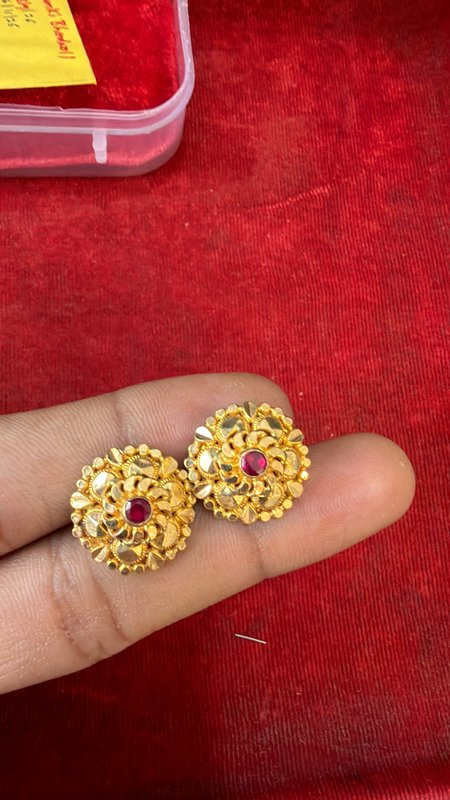
#> input picture scripts/thumbs/01_Earrings_Set_1_0423__IMG_0423.JPG.jpeg.jpg, 450 x 800 px, found by its file name; its folder holds only this picture in this run
$ python crop_salient.py
#> lines starting #> are read from the running program, lines starting #| are printed output that depends on the picture; after the words box and inside, x2 and y2 are one past the last pixel; in counts of white or black regions, pixels touching at a corner belong together
import os
import cv2
import numpy as np
from PIL import Image

thumb_dir = os.path.join('scripts', 'thumbs')
crop_dir = os.path.join('scripts', 'crops')
os.makedirs(crop_dir, exist_ok=True)

# Let's crop the salient object from each thumbnail and save it
descriptions = {}

for fname in sorted(os.listdir(thumb_dir)):
    if not fname.endswith('.jpg'):
        continue
    img_p = os.path.join(thumb_dir, fname)
    img = cv2.imread(img_p)
#> img is the input picture: shape (800, 450, 3); mean B, G, R 50, 54.9, 163.8
    h, w = img.shape[:2]
#> h = 800; w = 450

    hsv = cv2.cvtColor(img, cv2.COLOR_BGR2HSV)
#> hsv: shape (800, 450, 3); mean H, S, V 120.7, 195.8, 163.8
    mask1 = cv2.inRange(hsv, np.array([0, 50, 40]), np.array([10, 255, 255]))
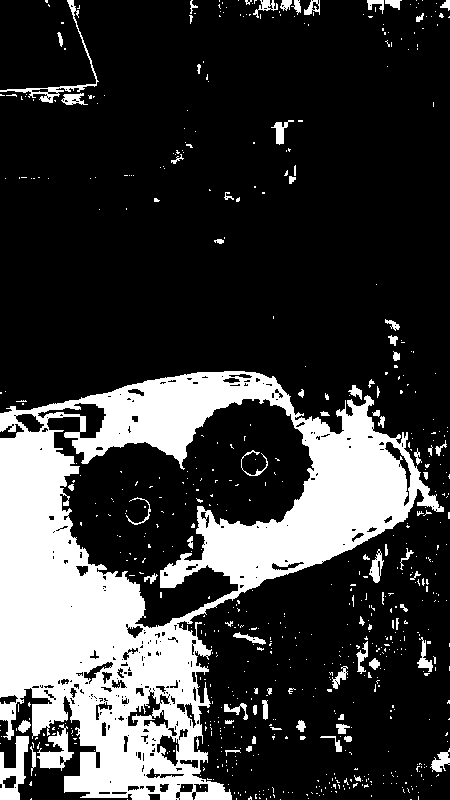
#> mask1: shape (800, 450); 23.1% white; 682 white regions (605 under 20 px), largest, box (x1, y1, x2, y2) and area: (0, 371, 444, 800) 73676, (0, 736, 29, 800) 956, (37, 724, 74, 771) 728
    mask2 = cv2.inRange(hsv, np.array([170, 50, 40]), np.array([180, 255, 255]))
#> mask2: shape (800, 450); 65.5% white; 614 black regions (540 under 20 px), largest, box (x1, y1, x2, y2) and area: (0, 371, 444, 800) 106226, (0, 0, 99, 103) 7877, (153, 0, 193, 127) 1116
    red_mask = mask1 | mask2
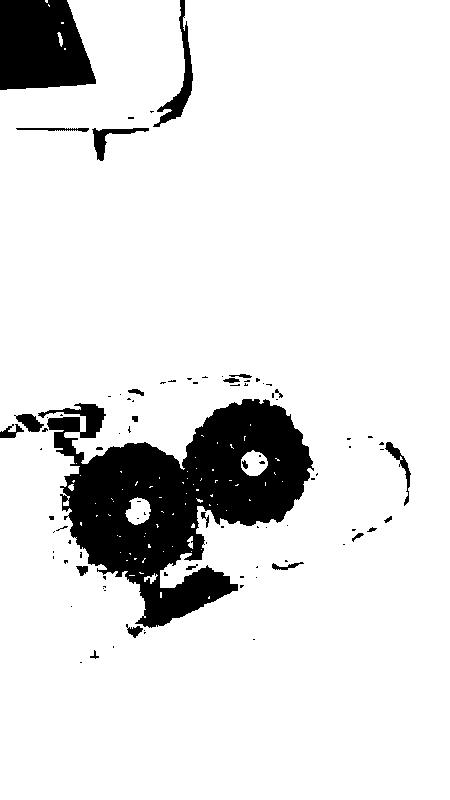
#> red_mask: shape (800, 450); 88.6% white; 93 black regions (70 under 20 px), largest, box (x1, y1, x2, y2) and area: (38, 399, 314, 628) 29993, (0, 0, 96, 90) 7144, (153, 0, 193, 127) 1116

    # If dominant red background
    if np.sum(red_mask > 0) / (w * h) > 0.4:
        # Foreground is NOT red
        fg_mask = cv2.bitwise_not(red_mask)
        # Clean up noise
        kernel = cv2.getStructuringElement(cv2.MORPH_ELLIPSE, (7, 7))
        fg_mask = cv2.morphologyEx(fg_mask, cv2.MORPH_OPEN, kernel)
#> fg_mask: shape (800, 450); 10.5% white; 14 white regions, largest, box (x1, y1, x2, y2) and area: (63, 399, 313, 628) 27630, (0, 0, 96, 90) 7136, (160, 62, 193, 123) 701
        fg_mask = cv2.morphologyEx(fg_mask, cv2.MORPH_CLOSE, kernel)
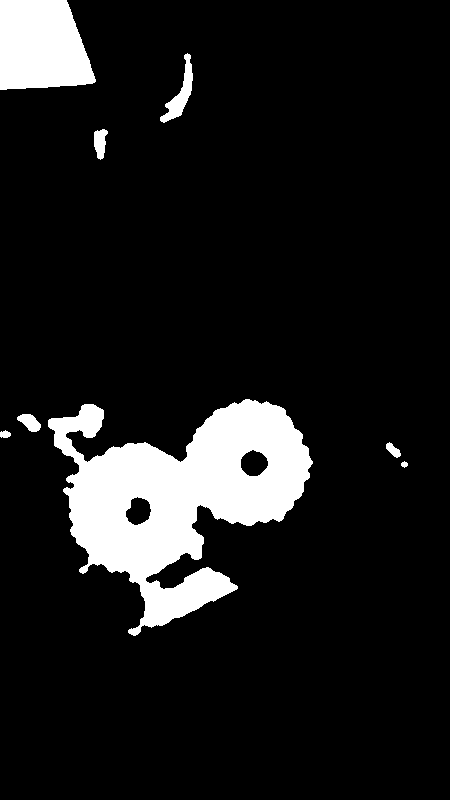
#> fg_mask: shape (800, 450); 10.7% white; 8 white regions

        contours, _ = cv2.findContours(fg_mask, cv2.RETR_EXTERNAL, cv2.CHAIN_APPROX_SIMPLE)
#> contours = 8 contours; box (x1, y1, x2, y2) and area: (48, 399, 313, 636) 30283, (0, 0, 96, 90) 7042, (160, 53, 193, 123) 679, (94, 129, 108, 160) 263, (17, 414, 41, 432) 239, (386, 442, 401, 458) 108, (0, 430, 11, 438) 52, (401, 461, 408, 468) 24
        if contours:
            # Find largest or combined bounding box
            large_cnts = [c for c in contours if cv2.contourArea(c) > (w * h * 0.005)]
#> large_cnts = 2 contours; box (x1, y1, x2, y2) and area: (48, 399, 313, 636) 30283, (0, 0, 96, 90) 7042
            if large_cnts:
                all_pts = np.vstack(large_cnts)
#> all_pts = contour of 818 points, box (x1, y1, x2, y2) (0, 0, 313, 636), area 24956
                bx, by, bw, bh = cv2.boundingRect(all_pts)
#> bx = 0; by = 0; bw = 313; bh = 636
                # Expand slightly
                pad = 10
                x1, y1 = max(0, bx - pad), max(0, by - pad)
#> x1 = 0; y1 = 0
                x2, y2 = min(w, bx + bw + pad), min(h, by + bh + pad)
#> x2 = 323; y2 = 646
                crop = img[y1:y2, x1:x2]
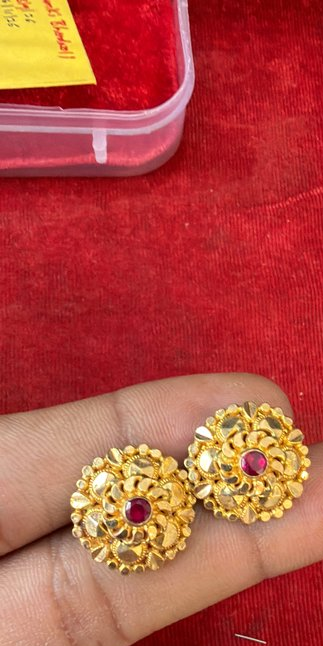
#> crop: shape (646, 323, 3); mean B, G, R 64.5, 76, 180.9
            else:
                crop = img
        else:
            crop = img
    else:
        # Not a red background - might be closeup or grey background
        crop = img

    crop_path = os.path.join(crop_dir, fname)
    cv2.imwrite(crop_path, crop)

    # Get mean color of cropped foreground object
    crop_hsv = cv2.cvtColor(crop, cv2.COLOR_BGR2HSV)
#> crop_hsv: shape (646, 323, 3); mean H, S, V 111.4, 178.7, 180.9
    # Exclude red if any
    mask1_c = cv2.inRange(crop_hsv, np.array([0, 50, 40]), np.array([10, 255, 255]))
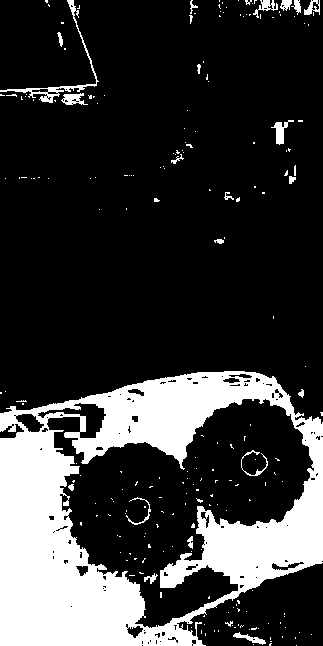
#> mask1_c: shape (646, 323); 21.6% white; 219 white regions (195 under 20 px), largest, box (x1, y1, x2, y2) and area: (0, 371, 323, 646) 42042, (0, 0, 99, 103) 664, (271, 120, 294, 145) 213
    mask2_c = cv2.inRange(crop_hsv, np.array([170, 50, 40]), np.array([180, 255, 255]))
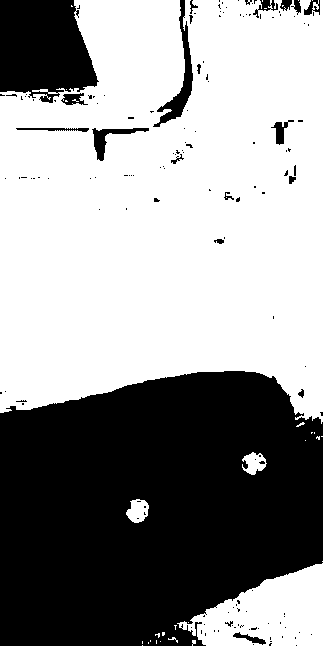
#> mask2_c: shape (646, 323); 59% white; 151 black regions (130 under 20 px), largest, box (x1, y1, x2, y2) and area: (0, 371, 323, 646) 74090, (0, 0, 99, 103) 7877, (153, 0, 193, 127) 1116
    non_red = cv2.bitwise_not(mask1_c | mask2_c)
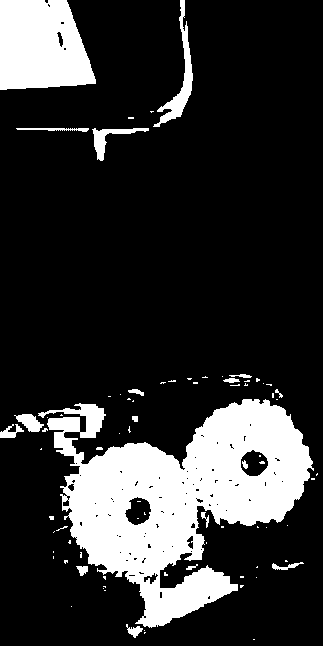
#> non_red: shape (646, 323); 19.4% white; 79 white regions (61 under 20 px), largest, box (x1, y1, x2, y2) and area: (38, 399, 314, 628) 29993, (0, 0, 96, 90) 7144, (153, 0, 193, 127) 1116

    mean_val = cv2.mean(crop, mask=non_red)[:3]
#> mean_val = (94.41, 166.1, 207.6)
    gold_cnt = np.sum(cv2.inRange(crop_hsv, np.array([15, 40, 70]), np.array([35, 255, 255])) > 0)
#> gold_cnt = 28228
    white_cnt = np.sum(cv2.inRange(crop_hsv, np.array([0, 0, 180]), np.array([180, 60, 255])) > 0)
#> white_cnt = 2478

    total_pix = crop.shape[0] * crop.shape[1]
#> total_pix = 208658
    descriptions[fname] = {
        'crop_shape': f"{crop.shape[1]}x{crop.shape[0]}",
        'fg_bgr': [round(v, 1) for v in mean_val],
        'gold_ratio': round(gold_cnt / total_pix, 3),
        'white_ratio': round(white_cnt / total_pix, 3)
    }

print("Cropped salient areas and computed foreground properties.")

$ run again, on scripts/thumbs/02_Earrings_Set_2_0437__IMG_0437.JPG.jpeg.jpg
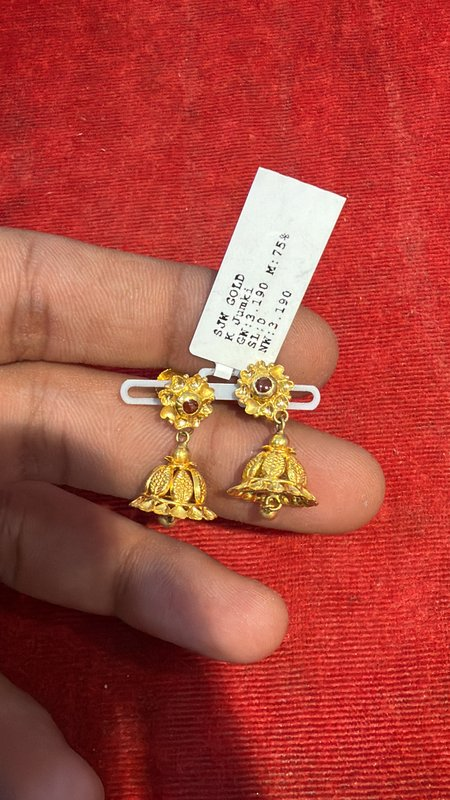
#> input picture scripts/thumbs/02_Earrings_Set_2_0437__IMG_0437.JPG.jpeg.jpg, 450 x 800 px, found by its file name
#> img is the input picture: shape (800, 450, 3); mean B, G, R 61.3, 70.8, 172.3
#> hsv: shape (800, 450, 3); mean H, S, V 27.2, 170.7, 172.6
#> `mask1 = cv2.inRange(hsv, np.array([0, 50, 40]), np.array([10, 255, 255..`:
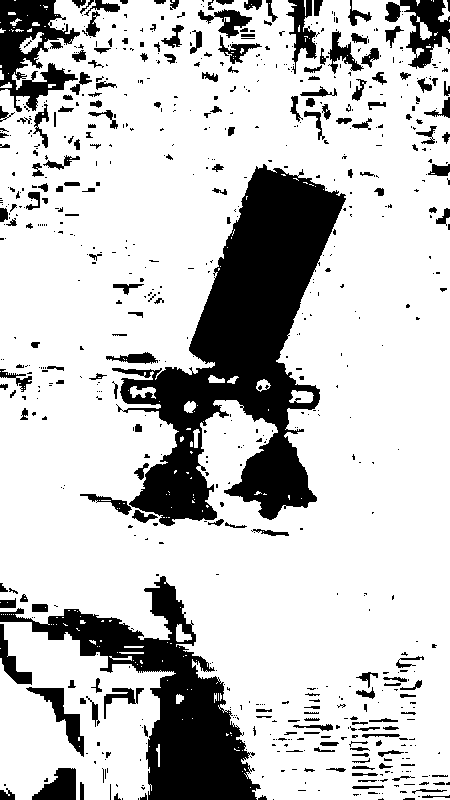
#> mask1: shape (800, 450); 78.1% white; 722 black regions (518 under 20 px), largest, box (x1, y1, x2, y2) and area: (112, 164, 346, 526) 34520, (0, 576, 261, 800) 17138, (0, 0, 80, 112) 4528
#> mask2: shape (800, 450); 12.1% white; 620 white regions (431 under 20 px), largest, box (x1, y1, x2, y2) and area: (0, 576, 261, 800) 17093, (0, 0, 80, 112) 4528, (385, 0, 450, 69) 2005
#> red_mask: shape (800, 450); 90.1% white; 132 black regions (112 under 20 px), largest, box (x1, y1, x2, y2) and area: (116, 168, 346, 526) 33681, (106, 352, 158, 364) 332, (0, 369, 32, 392) 226
#> contours = 6 contours, 1 with area under 20; largest, box (x1, y1, x2, y2) and area: (121, 168, 345, 526) 32828, (127, 352, 155, 364) 206, (305, 400, 318, 410) 66, (304, 385, 318, 394) 66, (135, 425, 142, 432) 24
#> large_cnts = 1 contour; box (x1, y1, x2, y2) and area: (121, 168, 345, 526) 32828
#> all_pts = contour of 806 points, box (x1, y1, x2, y2) (121, 168, 345, 526), area 32828
#> bx = 121; by = 168; bw = 224; bh = 358
#> x1 = 111; y1 = 158
#> x2 = 355; y2 = 536
#> crop_hsv: shape (378, 244, 3); mean H, S, V 20, 127.2, 193
#> mask1_c: shape (378, 244); 60.4% white; 125 black regions (107 under 20 px), largest, box (x1, y1, x2, y2) and area: (1, 6, 235, 368) 34520, (0, 194, 47, 206) 315, (0, 340, 21, 357) 188
#> mask2_c: shape (378, 244); 1.9% white; 78 white regions (64 under 20 px), largest, box (x1, y1, x2, y2) and area: (1, 210, 51, 222) 229, (162, 10, 214, 32) 202, (0, 340, 21, 357) 188
#> `non_red = cv2.bitwise_not(mask1_c | mask2_c)`:
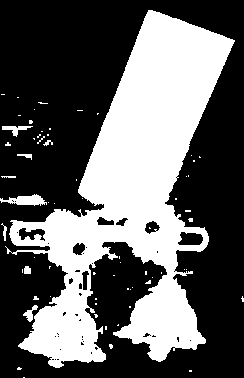
#> non_red: shape (378, 244); 37.7% white; 66 white regions (57 under 20 px), largest, box (x1, y1, x2, y2) and area: (5, 10, 235, 368) 33681, (0, 194, 47, 206) 315, (2, 126, 33, 137) 139
#> mean_val = (158.4, 194.3, 211.4)
#> gold_cnt = 11907
#> white_cnt = 18075

$ run again, on scripts/thumbs/02_Earrings_Set_2_0437__IMG_0438.JPG.jpeg.jpg
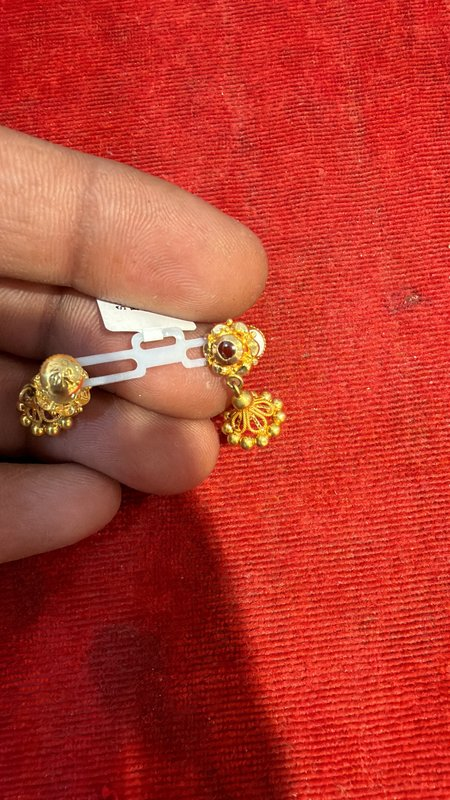
#> input picture scripts/thumbs/02_Earrings_Set_2_0437__IMG_0438.JPG.jpeg.jpg, 450 x 800 px, found by its file name
#> img is the input picture: shape (800, 450, 3); mean B, G, R 45.7, 57.3, 183.1
#> hsv: shape (800, 450, 3); mean H, S, V 17.4, 196.2, 183.2
#> `mask1 = cv2.inRange(hsv, np.array([0, 50, 40]), np.array([10, 255, 255..`:
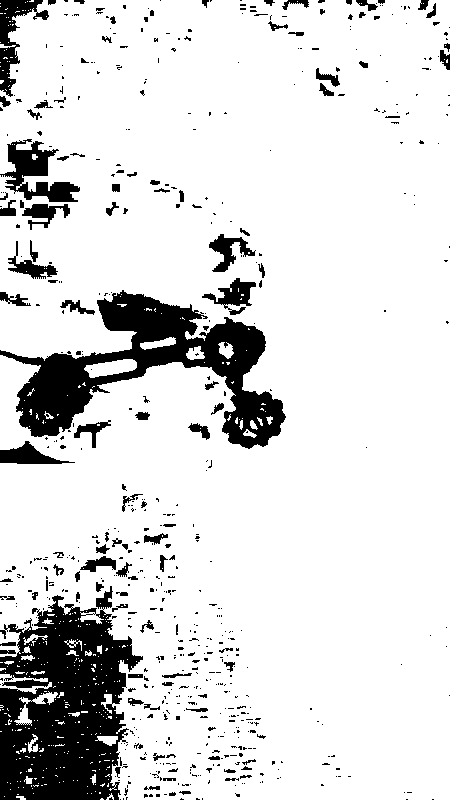
#> mask1: shape (800, 450); 85.9% white; 615 black regions (500 under 20 px), largest, box (x1, y1, x2, y2) and area: (0, 586, 143, 800) 19521, (0, 290, 286, 449) 15604, (0, 139, 80, 202) 2152
#> mask2: shape (800, 450); 7.7% white; 551 white regions (467 under 20 px), largest, box (x1, y1, x2, y2) and area: (0, 586, 143, 800) 19521, (0, 0, 49, 97) 1579, (74, 420, 111, 448) 325
#> red_mask: shape (800, 450); 93.6% white; 75 black regions (44 under 20 px), largest, box (x1, y1, x2, y2) and area: (0, 290, 286, 449) 15566, (0, 139, 80, 202) 2152, (0, 441, 75, 464) 805
#> contours = 15 contours; largest, box (x1, y1, x2, y2) and area: (18, 293, 285, 449) 16384, (8, 144, 77, 204) 1710, (0, 443, 54, 464) 677, (218, 280, 252, 306) 504, (209, 236, 234, 272) 428
#> large_cnts = 1 contour; box (x1, y1, x2, y2) and area: (18, 293, 285, 449) 16384
#> all_pts = contour of 536 points, box (x1, y1, x2, y2) (18, 293, 285, 449), area 16384
#> bx = 18; by = 293; bw = 267; bh = 156
#> x1 = 8; y1 = 283
#> x2 = 295; y2 = 459
#> crop_hsv: shape (176, 287, 3); mean H, S, V 14.2, 142.2, 168.8
#> mask1_c: shape (176, 287); 64.4% white; 43 black regions (32 under 20 px), largest, box (x1, y1, x2, y2) and area: (0, 7, 278, 166) 15566, (194, 0, 248, 32) 746, (0, 158, 46, 176) 428
#> mask2_c: shape (176, 287); 0.89% white; 25 white regions (24 under 20 px), largest, box (x1, y1, x2, y2) and area: (66, 137, 103, 165) 325
#> `non_red = cv2.bitwise_not(mask1_c | mask2_c)`:
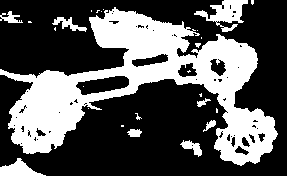
#> non_red: shape (176, 287); 34.7% white; 26 white regions (16 under 20 px), largest, box (x1, y1, x2, y2) and area: (0, 7, 278, 166) 15528, (194, 0, 248, 32) 746, (0, 158, 46, 176) 428
#> mean_val = (110.3, 156.6, 190.3)
#> gold_cnt = 7574
#> white_cnt = 4590

$ run again, on scripts/thumbs/02_Earrings_Set_2_0437__IMG_0439.JPG.jpeg.jpg
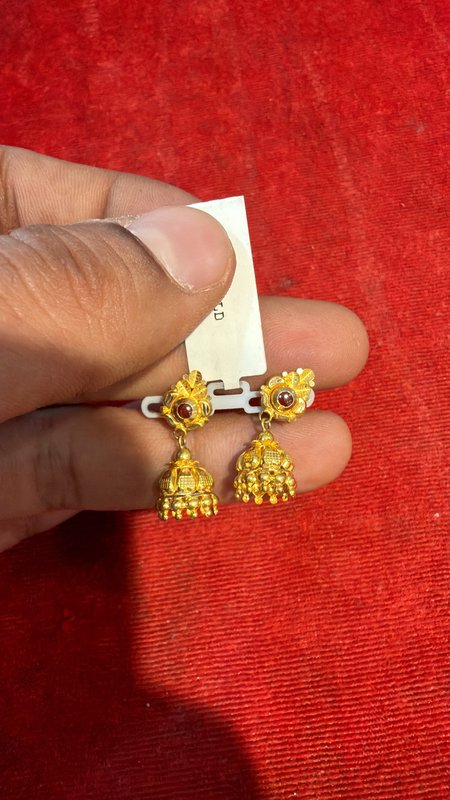
#> input picture scripts/thumbs/02_Earrings_Set_2_0437__IMG_0439.JPG.jpeg.jpg, 450 x 800 px, found by its file name
#> img is the input picture: shape (800, 450, 3); mean B, G, R 44.8, 57.3, 173.3
#> hsv: shape (800, 450, 3); mean H, S, V 26.6, 195.8, 173.4
#> mask1: shape (800, 450); 74.9% white; 555 black regions (442 under 20 px), largest, box (x1, y1, x2, y2) and area: (0, 192, 323, 520) 40531, (0, 668, 254, 800) 14575, (0, 0, 118, 164) 11835
#> mask2: shape (800, 450); 12.3% white; 455 white regions (355 under 20 px), largest, box (x1, y1, x2, y2) and area: (0, 668, 254, 800) 14575, (0, 0, 118, 164) 11835, (368, 0, 450, 100) 4575
#> red_mask: shape (800, 450); 87.2% white; 122 black regions (102 under 20 px), largest, box (x1, y1, x2, y2) and area: (0, 196, 323, 520) 40454, (55, 511, 116, 562) 2149, (56, 167, 106, 224) 1519
#> contours = 7 contours; box (x1, y1, x2, y2) and area: (0, 196, 318, 519) 39762, (56, 511, 115, 562) 2018, (56, 170, 105, 222) 1264, (128, 219, 154, 239) 296, (19, 163, 37, 180) 178, (0, 307, 6, 321) 43, (1, 197, 11, 204) 31
#> large_cnts = 2 contours; box (x1, y1, x2, y2) and area: (0, 196, 318, 519) 39762, (56, 511, 115, 562) 2018
#> all_pts = contour of 1119 points, box (x1, y1, x2, y2) (0, 196, 318, 562), area 43355
#> bx = 0; by = 196; bw = 318; bh = 366
#> x1 = 0; y1 = 186
#> x2 = 328; y2 = 572
#> crop_hsv: shape (386, 328, 3); mean H, S, V 13.1, 150.3, 172.4
#> mask1_c: shape (386, 328); 63.2% white; 135 black regions (115 under 20 px), largest, box (x1, y1, x2, y2) and area: (0, 6, 323, 334) 40531, (54, 325, 123, 386) 2742, (56, 0, 106, 38) 1128
#> mask2_c: shape (386, 328); 1.2% white; 64 white regions (53 under 20 px), largest, box (x1, y1, x2, y2) and area: (8, 348, 56, 382) 560, (114, 326, 123, 358) 192, (96, 349, 113, 380) 178
#> `non_red = cv2.bitwise_not(mask1_c | mask2_c)`:
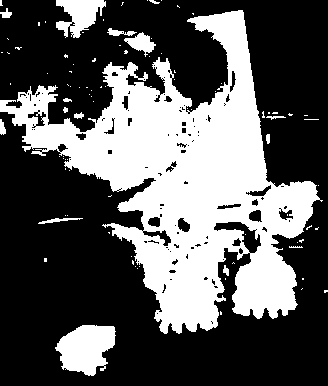
#> non_red: shape (386, 328); 35.6% white; 93 white regions (77 under 20 px), largest, box (x1, y1, x2, y2) and area: (0, 10, 323, 334) 40454, (55, 325, 116, 376) 2149, (56, 0, 106, 38) 1128
#> mean_val = (105.9, 150.7, 193.6)
#> gold_cnt = 11085
#> white_cnt = 9905
